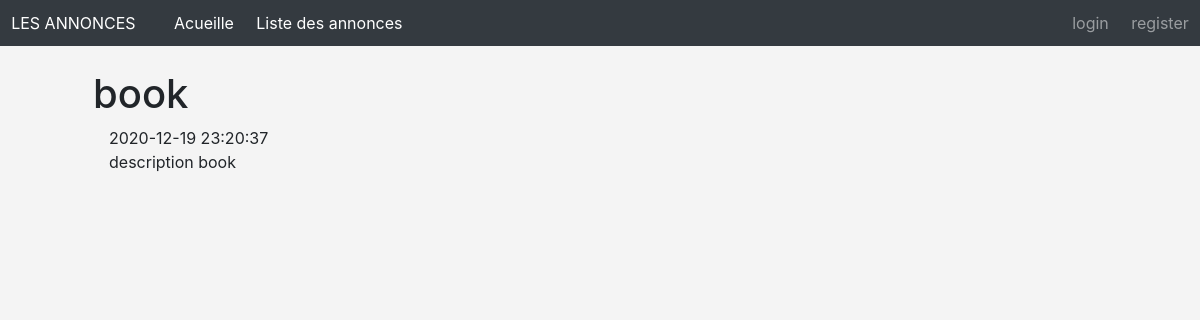
The app's page /annonces/annonce/3 with its own data.
### tables this page shows
CREATE TABLE `annonce` (
  `id` int(11) NOT NULL,
  `titre` varchar(256) NOT NULL,
  `description` text NOT NULL,
  `actif` tinyint(1) NOT NULL DEFAULT 0,
  `created_at` datetime NOT NULL DEFAULT current_timestamp(),
  `user_id` int(11) NOT NULL
);

### Controllers/Controller.php (called while the page is built, shortened)
<?php
class Controller
{
    public function render(String $fichier, array $data=[],String $template = "default.php")
    {
        extract($data);
        require_once(ROOT."/Views/".$fichier);
    }
}
?>

### Controllers/AnnoncesController.php (called while the page is built, shortened)
<?php
class AnnoncesController extends Controller
{
    public function annonce(int $id)
    {
        $annonce = new annonce;
        $annonce = $annonce->find($id);
        $this->render("annonces/annonce.php",compact("annonce"));
    }
}
?>

### public/index.php (called while the page is built, shortened)
<?php
$app = new Main;
$app->start();

### Models/Annonce.php (called while the page is built, shortened)
<?php
class Annonce extends Model{
    public function __construct(){
        $this->table = 'ANNONCE';
    }
}
?>

### Core/DataBase.php (called while the page is built, shortened)
<?php
class DataBase extends PDO
{
    private static $instance;
    private function __construct(){
        $dsn = "mysql:host=". self::DBHOST.";dbname=".self::DBNAME;
    }
    public static function getInstance(): self
    {
        if(self::$instance === null)
            self::$instance = new self();
        return self::$instance;
    }
}

### Models/Model.php (called while the page is built, shortened)
<?php
class Model extends DataBase
{
    protected $table;
    public function find(int $id){
        return $this->require(
            "SELECT * from " . $this->table . " where id = ". $id
        )->fetch();
    }
    public function require(String $sql, array $attributes = null)
    {
        $this->db = self::getInstance();
        if($attributes === null){
            return $this->db->query($sql);
        }else{
            $statement = $this->db->prepare($sql);
            $statement->execute($attributes);
            return $statement;
        }
    }
}
?>

### Views/annonces/annonce.php (the view)
<div class="carte mx-5 mt-4">
    <h1><?=$annonce->titre?></h1>
    <div class="ml-3"> <?=$annonce->created_at   ?> </div>
    <div class="ml-3"> <?=$annonce->description   ?> </div>
</div>

### Views/default.php (style rules this page uses)
body { background-color: #F4F4F4; font-size: 16px ; }

### records on screen
annonce: titre "book", created_at "2020-12-19 23:20:37", description "description book"
